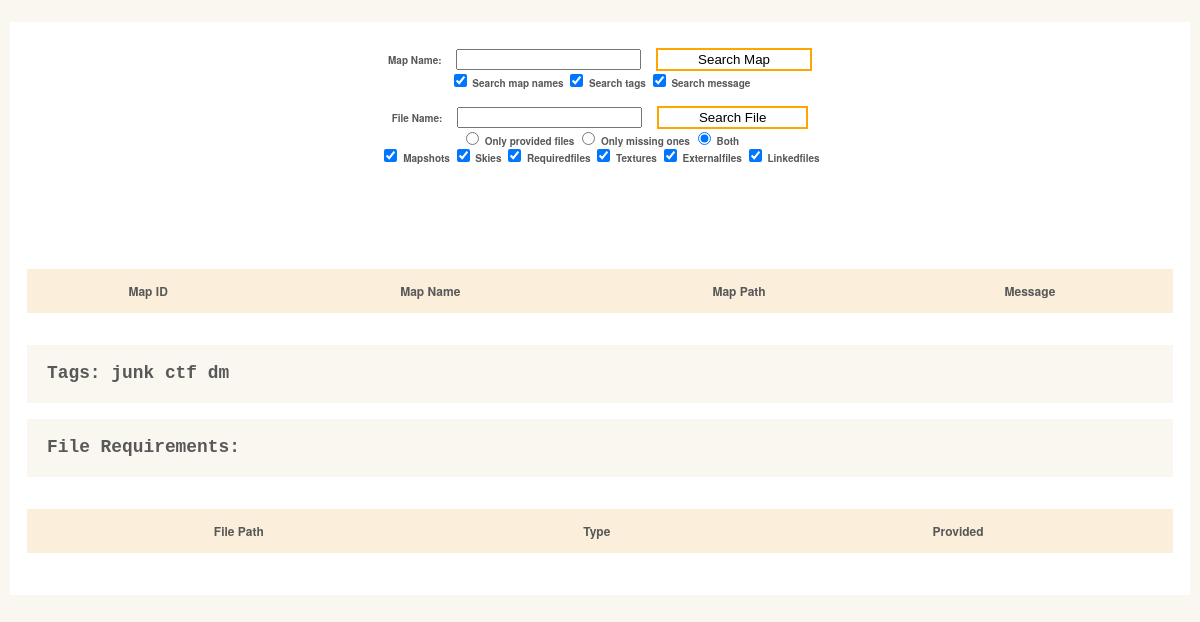
Page /map_detail.php?mapid=855 on the committed database.
### tables this page shows
CREATE TABLE tags (
                                    tag_id integer PRIMARY KEY,
                                    map_id integer NOT NULL,
                                    tag_name text NOT NULL,
                                    FOREIGN KEY (map_id) REFERENCES maps (map_id)
                                );

### map_detail.php (the view, shortened to what this page needs)
<head>
    <link rel="stylesheet" type="text/css" href="map_browser.css">
        <?php
$db = new SQLite3("sqlite_mapdata.db");
        ?>
</head>
<body>
    <div id="wrapper">
        <form action="map_browser.php" method="get">
            <label for="mapname">Map Name: </label>
            <input type="text" name="mapname">
            <input type="submit" value="Search Map">
            <br>
            <label><input type="checkbox" name="name" value="1" checked="true"/> Search map names</label>
            <label><input type="checkbox" name="tags" value="1" checked="true"/> Search tags</label>
            <label><input type="checkbox" name="message" value="1" checked="true"/> Search message</label>
        </form>
        <form action="file_browser.php" method="get">
            <label for="mapname">File Name: </label>
            <input type="text" name="mapname">
            <input type="submit" value="Search File">
            <br>
            <label><input type="radio" id="option2" name="provided" value="1"/> Only provided files</label>
            <label><input type="radio" id="option3"name="provided" value="-1"/> Only missing ones</label>
            <label><input type="radio" id="option4" name="provided" value="0" checked="true"/> Both</label>
            <br>
            <label><input type="checkbox" name="mapshot" value="1" checked="true"/> Mapshots</label>
            <label><input type="checkbox" name="sky" value="1" checked="true"/> Skies</label>
            <label><input type="checkbox" name="requiredfile" value="1" checked="true"/> Requiredfiles</label>
            <label><input type="checkbox" name="texture" value="1" checked="true"/> Textures</label>
            <label><input type="checkbox" name="externalfile" value="1" checked="true"/> Externalfiles</label>
            <label><input type="checkbox" name="linkedfile" value="1" checked="true"/> Linkedfiles</label>
        </form>
        <div class="head">
            <h1>
        </div>
        <div id="wrapper">
            <div class="row">
            </div>
        </div>
        <table id="keywords" cellspacing="0" cellpadding="0">
            <thead>
                <tr>
                    <th><span>Map ID</span></th>
                    <th><span>Map Name</span></th>
                    <th><span>Map Path</span></th>
                    <th><span>Message</span></th>
                </tr>
            </thead>
        </table>
        <h2>
            Tags:
            <?php
$tagdata = $db->query("SELECT * FROM tags where map_id = ".$_GET["mapid"].";");
while ($row=$tagdata->fetchArray()) {
    echo $row["tag_name"]." ";
}
            ?>
        </h2>
                <h2>
            File Requirements:
            </h2>
        <table class="sortable maplist_table" id="keywords" cellspacing="0" cellpadding="0">
            <thead>
                <tr>
                    <th class="sorttable_alpha sort"><span>File Path</span></th>
                    <th class="sorttable_alpha"><span>Type</span></th>
                    <th class="sorttable_alpha"><span>Provided</span></th>
                </tr>
            </thead>
        </table>
    </div>
</body>

### map_browser.css (style rules this page uses)
html, body, div, span, applet, object, iframe, h1, h2, h3, h4, h5, h6, p, blockquote, pre, a, abbr, acronym, address, big, cite, code, del, dfn, em, img, ins, kbd, q, s, samp, small, strike, strong, sub, sup, tt, var, b, u, i, center, dl, dt, dd, ol, ul, li, fieldset, form, label, legend, table, caption, tbody, tfoot, thead, tr, th, td, article, aside, canvas, details, embed, figure, figcaption, footer, header, hgroup, menu, nav, output, ruby, section, summary, time, mark, audio, video { margin: 0; padding: 0; border: 0; font-size: 100%; font: inherit; vertical-align: baseline; outline: none; -webkit-font-smoothing: antialiased; -webkit-text-size-adjust: 100%; -ms-text-size-adjust: 100%; -webkit-box-sizing: border-box; -moz-box-sizing: border-box; box-sizing: border-box; }
body { background: #faf6f0; font-family: 'Helvetica Neue', Helvetica, Arial, sans-serif; font-size: 62.5%; line-height: 1; color: #585858; padding: 22px 10px; padding-bottom: 55px; }
input, textarea { -webkit-font-smoothing: antialiased; -webkit-text-size-adjust: 100%; -ms-text-size-adjust: 100%; -webkit-box-sizing: border-box; -moz-box-sizing: border-box; box-sizing: border-box; outline: none; }
table { border-collapse: collapse; border-spacing: 0; }
form { margin-top: 2vh; }
form > input { margin-left: 1vw; }
form > input[type='submit'] { background:white; outline: none; border:2px solid orange; padding: 2px 40px; cursor: pointer; }
form label { font-weight:bold; }
h1 { font-family: 'Amarante', Tahoma, sans-serif; font-weight: bold; font-size: 3.6em; margin-bottom: 3vh; margin-top: 2vh; color: rgb(103, 65, 6); text-align: center; }
h2 { font-family: monospace; font-weight: bold; font-size: 2.2em; margin-bottom: 10px; text-align: left; margin-bottom: 2vh; padding: 20px 20px; background: rgb(250, 246, 240) }
#wrapper { display: block; max-width:1200px; background: #fff; margin: 0 auto; position: relative; padding: 10px 17px; text-align: center; }
#keywords { margin: 0 auto; font-size: 1.2em; margin-bottom: 4vh; margin-top:4vh; background: rgb(250, 246, 240); width: 100%; }
.head h1 { display: inline; padding-right: 50px; }
.head { display: inline; }
#keywords thead { cursor: pointer; background: #fbefdc; }
#keywords thead tr th { font-weight: bold; padding: 2vh 1vw; }
.row::after { content: ""; clear: both; display: table; }

### rows in the picture
tags: tag_name "junk"
tags: tag_name "ctf"
tags: tag_name "dm"
